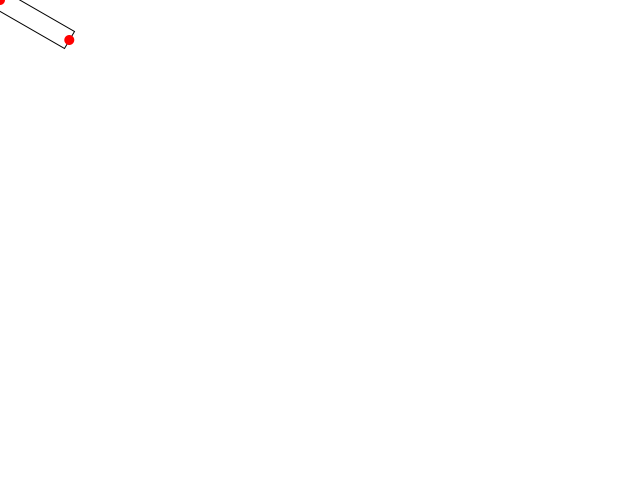
Frame 1 (no input)
Frame 60 (the mouse pressed at the canvas centre just before this capture): identical to frame 1, image omitted
Frame 120 (the mouse held since frame 60 and released just before this capture): identical to frame 1, image omitted

The Processing sketch that drew this single still picture (run headless with seeded random() and noise(); from frame 60 on, the mouse is pressed at the canvas centre):

// Processing sketch: rotation_stp_0
// ── rotation_stp_0.pde
float rectW, rectH, rectA;

void setup() {
  size(640, 480);

  rectW = 160;
  rectH = 20;
  rectA = 30;

  rectMode(CENTER);
}

void draw() {
  background(255);
  rotate(radians(rectA));
  noFill();
  stroke(0);
  rect(0, 0, rectW, rectH);
  noStroke();
  fill(255, 0, 0);
  circle(0, 0, 10);
  circle(rectW * 0.5, 0, 10);
}
